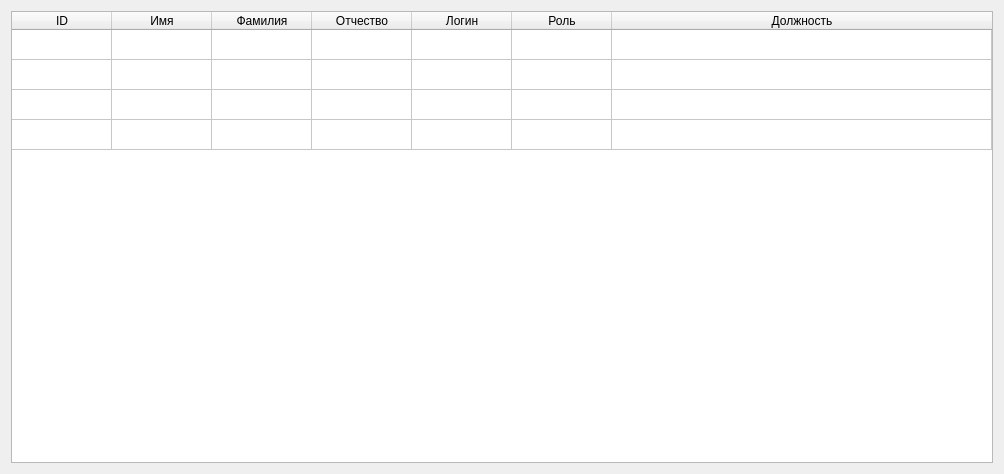
<?xml version="1.0" encoding="UTF-8"?>
<ui version="4.0">
 <class>UserWidget</class>
 <widget class="QWidget" name="UserWidget">
  <property name="geometry">
   <rect>
    <x>0</x>
    <y>0</y>
    <width>1004</width>
    <height>474</height>
   </rect>
  </property>
  <property name="windowTitle">
   <string>Form</string>
  </property>
  <layout class="QGridLayout" name="gridLayout">
   <item row="0" column="0">
    <widget class="QTableWidget" name="tableWidget">
     <property name="editTriggers">
      <set>QAbstractItemView::NoEditTriggers</set>
     </property>
     <property name="alternatingRowColors">
      <bool>false</bool>
     </property>
     <property name="selectionMode">
      <enum>QAbstractItemView::SingleSelection</enum>
     </property>
     <property name="selectionBehavior">
      <enum>QAbstractItemView::SelectRows</enum>
     </property>
     <property name="sortingEnabled">
      <bool>true</bool>
     </property>
     <attribute name="horizontalHeaderVisible">
      <bool>true</bool>
     </attribute>
     <attribute name="horizontalHeaderCascadingSectionResizes">
      <bool>false</bool>
     </attribute>
     <attribute name="horizontalHeaderStretchLastSection">
      <bool>true</bool>
     </attribute>
     <attribute name="verticalHeaderVisible">
      <bool>false</bool>
     </attribute>
     <row>
      <property name="text">
       <string>New Row</string>
      </property>
     </row>
     <row>
      <property name="text">
       <string>New Row</string>
      </property>
     </row>
     <row>
      <property name="text">
       <string>New Row</string>
      </property>
     </row>
     <row>
      <property name="text">
       <string>New Row</string>
      </property>
     </row>
     <column>
      <property name="text">
       <string>ID</string>
      </property>
     </column>
     <column>
      <property name="text">
       <string>Имя</string>
      </property>
     </column>
     <column>
      <property name="text">
       <string>Фамилия</string>
      </property>
     </column>
     <column>
      <property name="text">
       <string>Отчество</string>
      </property>
     </column>
     <column>
      <property name="text">
       <string>Логин</string>
      </property>
     </column>
     <column>
      <property name="text">
       <string>Роль</string>
      </property>
     </column>
     <column>
      <property name="text">
       <string>Должность</string>
      </property>
     </column>
    </widget>
   </item>
  </layout>
 </widget>
 <resources/>
 <connections/>
</ui>
